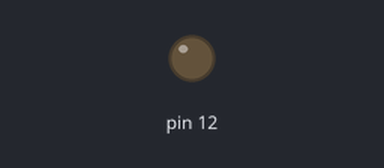
A sketch run on a simulated Arduino Uno, built with avr-gcc and run on an emulated ATmega328P. Shown: output pins drawn as LEDs (lit = HIGH).

Above: at 0.6 s.
At 2.6 s:
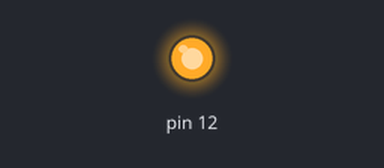
Timing chart, 0 to 6.8 s (numbered marks = the images above):
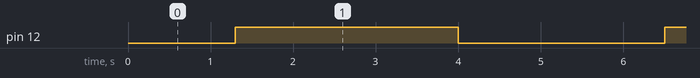

The sketch:

LAB02-Dim.ino
```cpp
int brightness = 0;
int fadeAmount = 10;

void setup() {
  pinMode(12, OUTPUT);
}

void loop() {
  analogWrite(12, brightness);
  brightness = brightness + fadeAmount;

  if (brightness <= 0 || brightness >= 255) {
    fadeAmount = -fadeAmount;
  }

  delay(100);
}
```

Measured:
- by itself, pin 12: alternates HIGH for 2.7 s and LOW for 2.5 s
